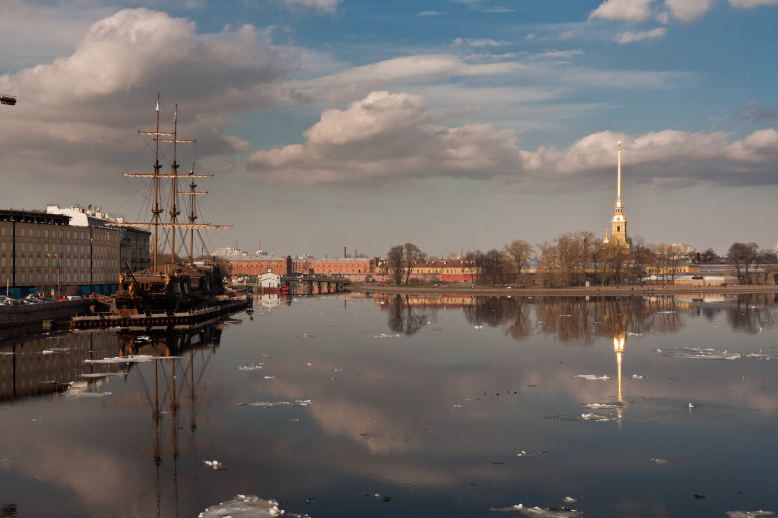
#> input picture Assignments/#3/images/boat1.jpg, 778 x 518 px
$ jupyter execute E04_Signoretta_Federico_847343.ipynb
#> lines starting #> are read from the running program, lines starting #| are printed output that depends on the picture
**Nome**: *Federico*
<br>
**Cognome**: *Signoretta*
<br>
**Numero matricola**: 847343
<br>
**E-mail**: f.signoretta@campus.unimib.it
<br>
**A.A.** 2019-2020

# Digital Signal and Image Management
- Docente: *Simone Bianco*
- Docente: *Marco Buzzelli*
- Esercitatore: *Simone Zini*

## Assignment n.3
**Descrizione**:  implementare uno script di image stitching tra due immagini, partendo dalle istruzioni viste ad esercitazione.

### 1. Import dei pacchetti

[cell 1]
import numpy as np
from matplotlib import pyplot as plt
import cv2 as cv

### 2. Caricamento immagini

[cell 2]
# Caricamento immagini
img1 = cv.imread('images/boat1.jpg',0)
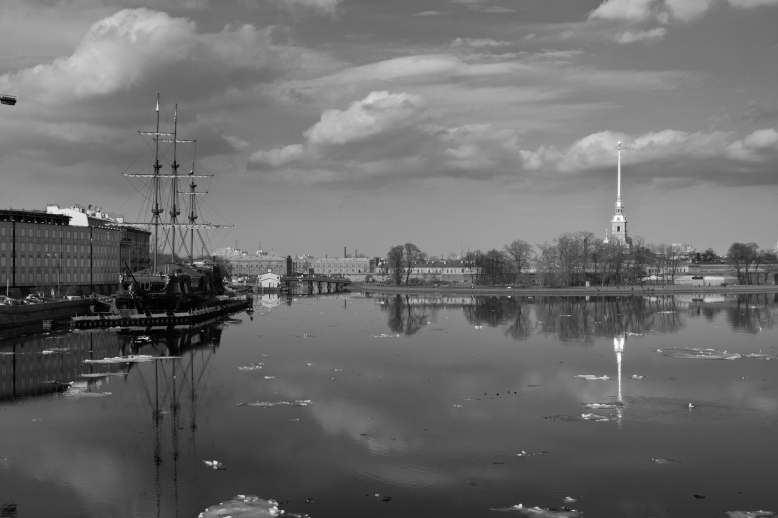
#> img1: shape (518, 778); min 0, max 255, mean 108.1
img2 = cv.imread('images/boat3.jpg',0)
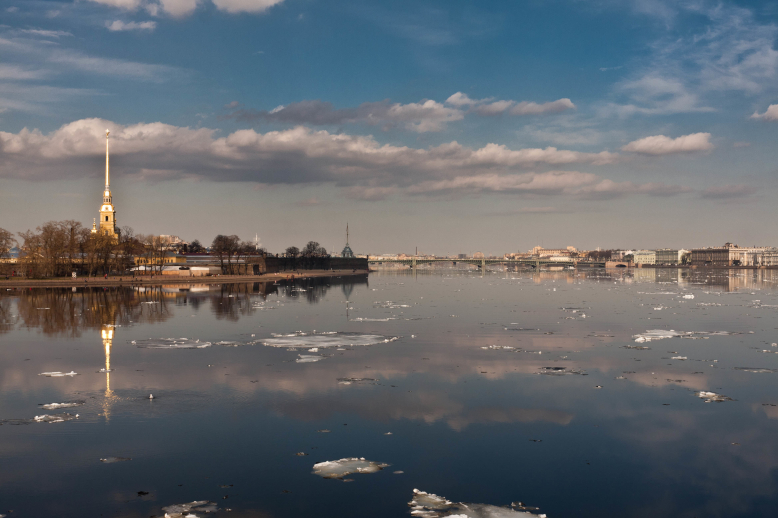
#> input picture Assignments/#3/images/boat3.jpg, 778 x 518 px
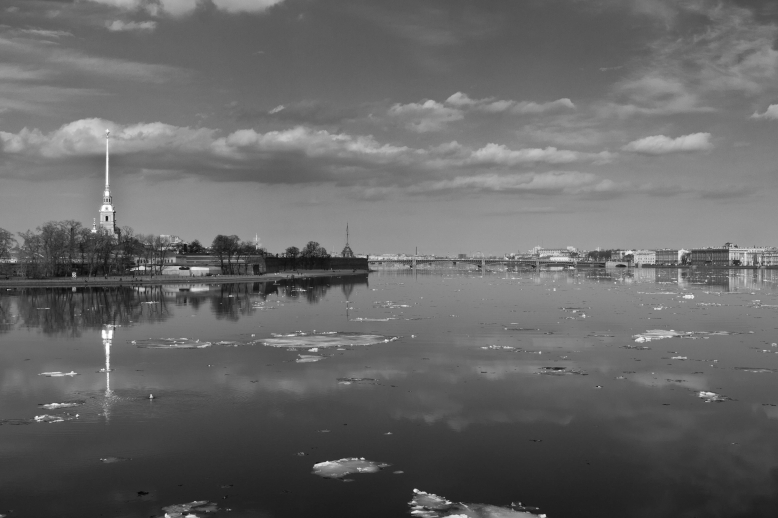
#> img2: shape (518, 778); min 4, max 255, mean 103.4

fig = plt.figure(figsize=(18,9))

fig.add_subplot(1,2,1)
plt.imshow(img1, cmap='gray')
plt.title('Immagine 1')
#plt.axis('off')

fig.add_subplot(1,2,2)
plt.imshow(img2, cmap='gray')
plt.title('Immagine 2')
#plt.axis('off')
plt.show()
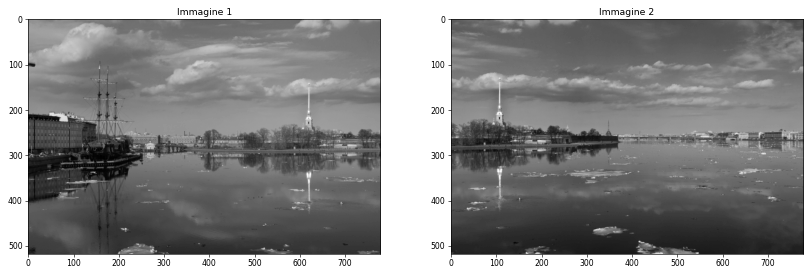
#> figure drawn by matplotlib, 2 panels

[cell 3]
print("Dimensione immagine 1:", img1.shape)
#| Dimensione immagine 1: (518, 778)
print("Dimensione immagine 2:", img2.shape)
#| Dimensione immagine 2: (518, 778)

### 3. Estrazione keypoint e descrittori
Viene inizializzata l'algoritmo *SIFT_create()*, la quale consentirà di individuare i keypoints ed i relativi descrittori delle immagini.

[cell 4]
sift = cv.xfeatures2d.SIFT_create()
kps1, features1 = sift.detectAndCompute(img1, None)
#> kps1 = 1193 keypoints; strongest (x, y, size): (282, 511, 2.2), (147, 338, 2.1), (215, 462, 2.6), (520, 505, 2.1)
kps2, features2 = sift.detectAndCompute(img2, None)
#> kps2 = 850 keypoints; strongest (x, y, size): (415, 490, 2.4), (142, 268, 3.2), (151, 396, 2), (448, 502, 3)

[cell 5]
print("Numero di keypoint nell'immagine 1:", len(kps1))
#| Numero di keypoint nell'immagine 1: 1193
print("Numero di keypoint nell'immagine 2:", len(kps2))
#| Numero di keypoint nell'immagine 2: 850

#### 3.1 Visualizzazione dei keypoint individuati

[cell 6]
# Visualizzazione punti SIFT
box_kps_1 = cv.drawKeypoints(img1, kps1, None, flags=cv.DRAW_MATCHES_FLAGS_DRAW_RICH_KEYPOINTS)
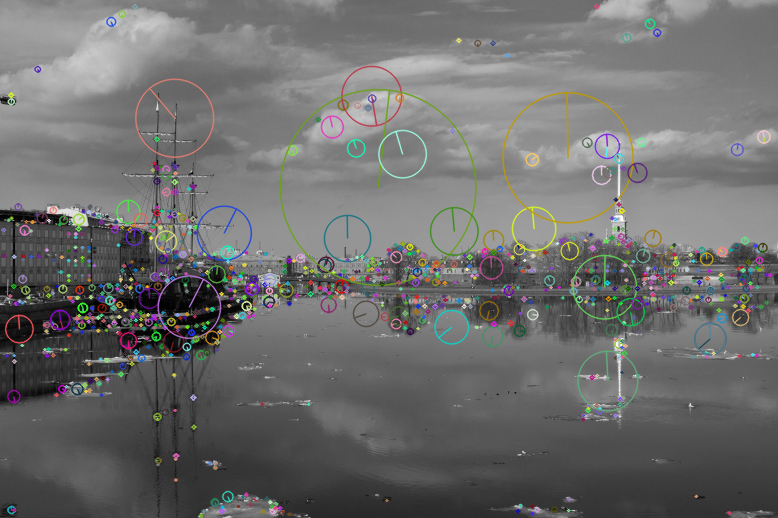
#> box_kps_1: shape (518, 778, 3); mean of channels 0, 1, 2 108.9, 109.6, 109.5; drawn as B, G, R
box_kps_2 = cv.drawKeypoints(img2, kps2, None, flags=cv.DRAW_MATCHES_FLAGS_DRAW_RICH_KEYPOINTS)
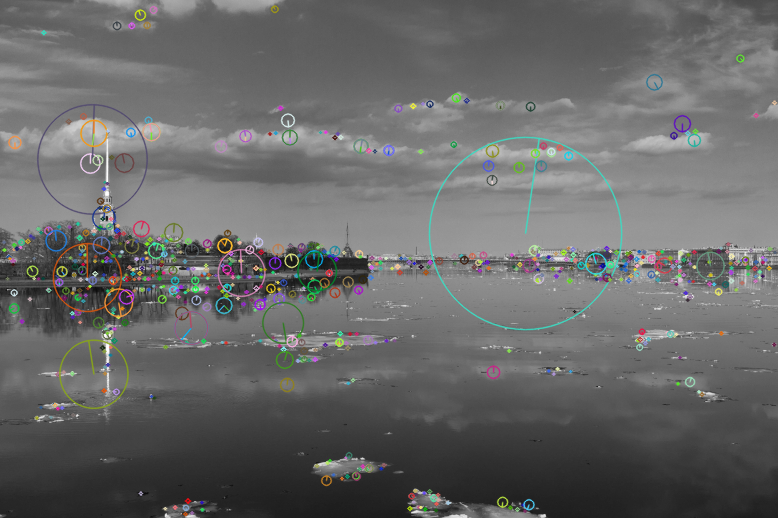
#> box_kps_2: shape (518, 778, 3); mean of channels 0, 1, 2 103.9, 104.4, 104; drawn as B, G, R

fig = plt.figure(figsize=(18,9))

fig.add_subplot(1,2,1)
plt.imshow(box_kps_1, cmap='gray')
plt.title('Immagine 1')
#plt.axis('off')

fig.add_subplot(1,2,2)
plt.imshow(box_kps_2, cmap='gray')
plt.title('Immagine 2')
#plt.axis('off')
plt.show()

### 4. Matching
Ottenuti i descrittori (*features1* e *features2*) ed i keypoint (*kps1* e *kps2*) per entrambe le immagini, è possibile andare a cercare le corrispondenza tra di esse. Quindi, per unire le due immagini, è necessario trovare i punti di overlapping, i quali daranno un'idea dell'orientamento della seconda immagine rispetto alla prima. Per farlo verrà utilizzata l'algoritmo *BFMatcher()* con *crossCheck=True*. Il *crossCheck*, permette di restituire solo i valori accoppiati *(i,j)* tali che l'*i-esimo* descrittore dell'immagine1 abbia il *j-esimo* descrittore dell'immagine2 come miglior matching, e viceversa. Questo processo permette di avere un risultato consistente.

[cell 7]
# Match features
bf = cv.BFMatcher(crossCheck=True)
matches = bf.match(features1, features2)
#> matches = 379 matches

#### 3.4 Visualizzazione dei migliori match
Vengono visualizzati i migliori 20 match

[cell 8]
# Visualizzazione match filtrati
matches = sorted(matches, key=lambda x:x.distance)
result = cv.drawMatches(img1, kps1, img2, kps2, matches[0:20], None, matchColor=[255,255,0])
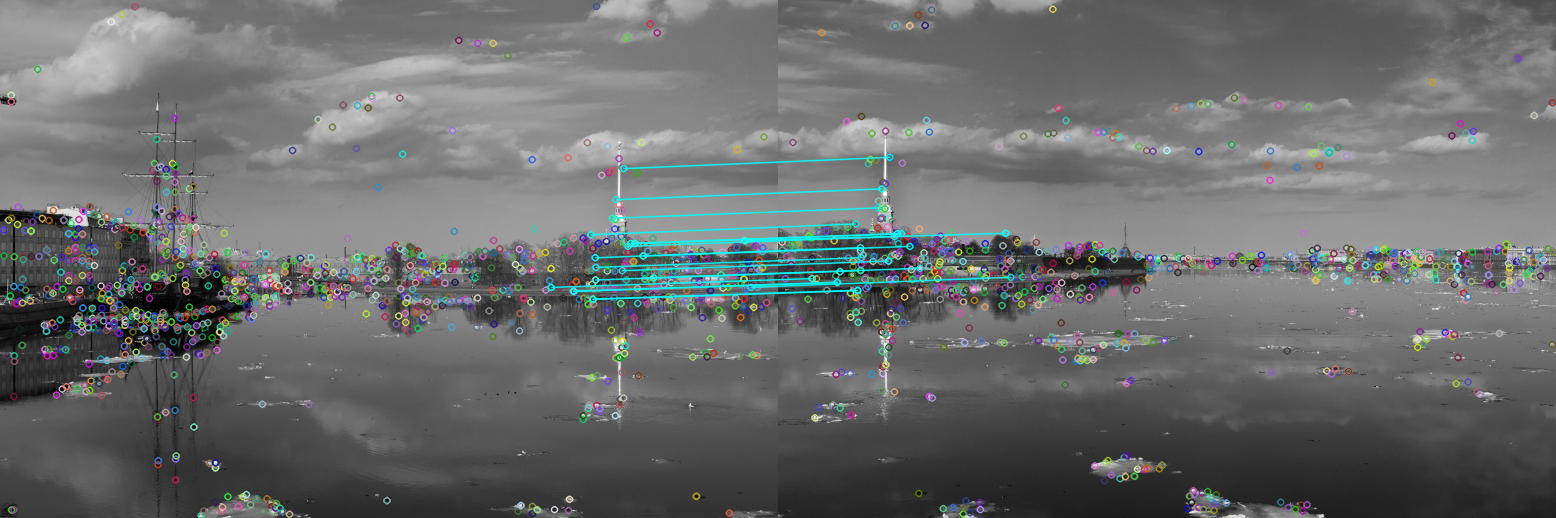
#> result: shape (518, 1556, 3); mean of channels 0, 1, 2 108.4, 108.3, 106; drawn as B, G, R

plt.figure(figsize=(18,9))
plt.imshow(result)
#plt.axis('off')
plt.show()

5. Homography
Una volta trovati i migliori punti di corrispondenza tra le immagini, viene calcolata la loro *homography matrix*. La matrice omografica  $H$ , è una matrice di dimensione  $3$x$3$ , che determina una trasformazione in grado di mappare i punti dell'immagine sorgente (immagine 2),  $x=(x_1,x_2,1)$ , sull'immagine di destinazione (immagine 1),  $x′=(x_1',x_2',x_3')$ , attraverso l'equazione $$x′=Hx$$

Per tale compito verrà utilizzato *findHomography()*, servito sempre da *openCV*.

[cell 9]
source_pts = np.asarray([kps1[m.queryIdx].pt for m in matches])
#> source_pts = 379 pairs, first value 3.27 to 766.2, second value 6.32 to 510.7
destination_pts = np.asarray([kps2[m.trainIdx].pt for m in matches])
#> destination_pts = 379 pairs, first value 3.6 to 774.6, second value 14.65 to 509.1

H, mask = cv.findHomography(destination_pts, source_pts, cv.RANSAC)
#> H = [[0.573, -0.0185, 521.8], [-0.151, 0.914, 30.31], [-0.000543, -2.87e-05, 1]]; mask = 379 values, max 1 at index 0, min 0 at index 63, mean 0.446

#### 5.1 Rappresentazione grafica dell'immagine 2, trasformata mediante la matrice H

[cell 10]
warp_imgs = cv.warpPerspective(img2, H, dsize=(1200, 518))
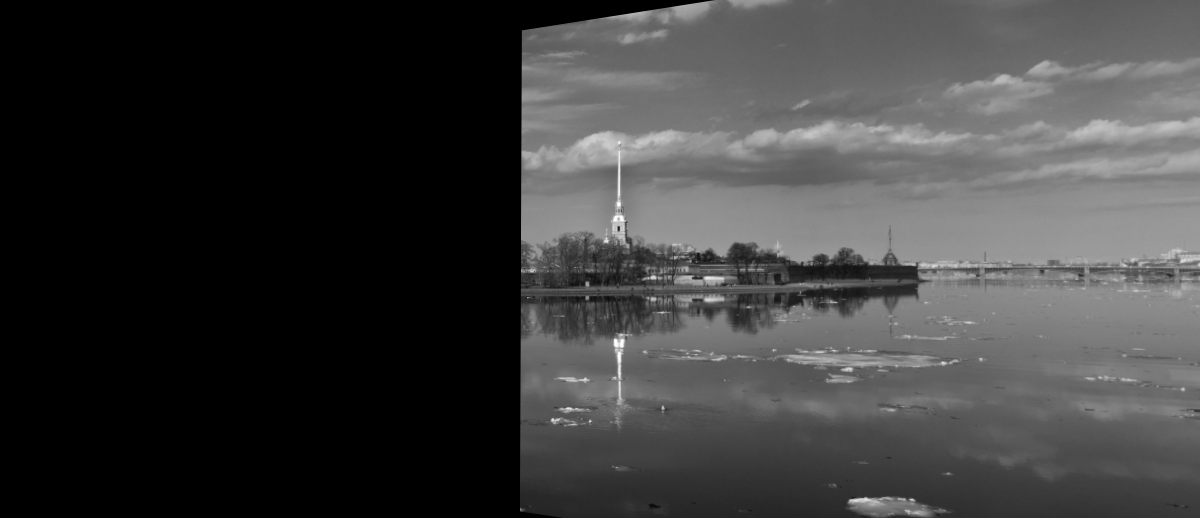
#> warp_imgs: shape (518, 1200); min 0, max 255, mean 60
plt.figure(figsize=(16,8))
plt.imshow(warp_imgs, cmap='gray')
#plt.axis('off')
plt.show()

### 6. Integrazione tra l'immagine 1 e l'immagine trasformata
Come ultimo step dell'*image stitching*, vengono "cucite" l'immagine 1 ed un ritaglio dell'immagine trasformata.

[cell 11]
stitched_img = np.concatenate((img1,warp_imgs[:,img1.shape[1]+1:]), axis=1)
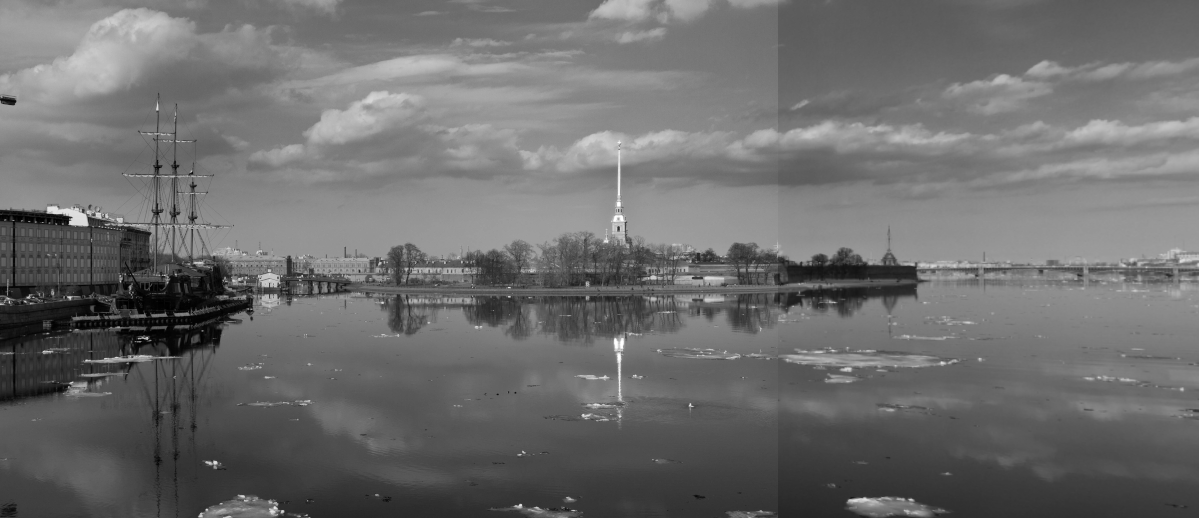
#> stitched_img: shape (518, 1199); min 0, max 255, mean 109.1
